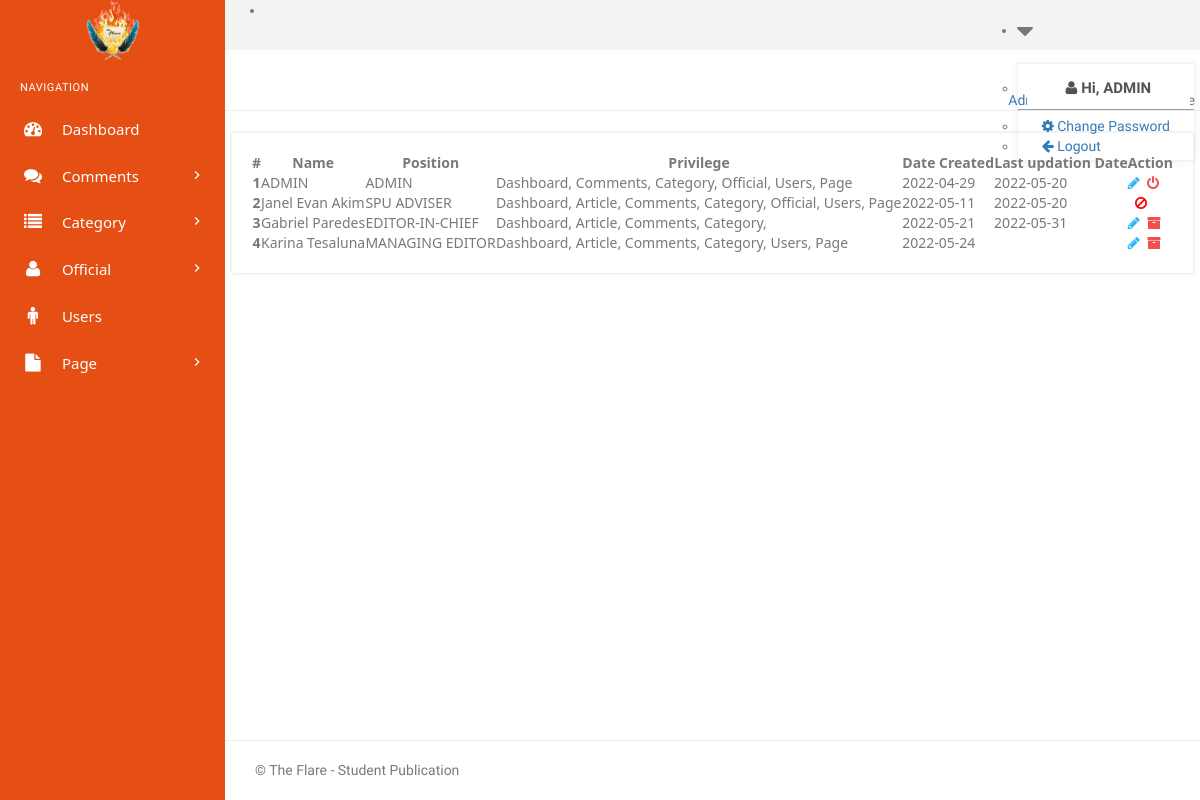
The page /admin/manage-officer.php (signed in) on the database its author committed.
### tables this page shows
CREATE TABLE `tblofficer` (
  `id` int(11) NOT NULL,
  `positionid` int(11) NOT NULL,
  `username` varchar(250) NOT NULL,
  `password` varchar(250) NOT NULL,
  `name` varchar(250) NOT NULL,
  `CreationDate` datetime NOT NULL,
  `UpdationDate` datetime DEFAULT NULL,
  `db` int(11) NOT NULL,
  `ar` int(11) NOT NULL,
  `co` int(11) NOT NULL,
  `ca` int(11) NOT NULL,
  `of` int(11) NOT NULL,
  `us` int(11) NOT NULL,
  `pa` int(11) NOT NULL,
  `Is_Active` int(11) NOT NULL
);

CREATE TABLE `tblposition` (
  `id` int(11) NOT NULL,
  `name` varchar(250) NOT NULL,
  `description` varchar(250) NOT NULL,
  `Is_Active` int(1) NOT NULL
);

### admin/manage-officer.php (the view, shortened to what this page needs)
<?php
include('includes/config.php');
if (isset($_SESSION['id']) && isset($_SESSION['name']) && isset($_SESSION['positionid'])) {
?>
    <!DOCTYPE html>
    <html lang="en">
    <head>
        <link href="assets/css/bootstrap.min.css" rel="stylesheet" type="text/css" />
        <link href="assets/css/core.css" rel="stylesheet" type="text/css" />
        <link href="assets/css/components.css" rel="stylesheet" type="text/css" />
        <link href="assets/css/icons.css" rel="stylesheet" type="text/css" />
        <link href="assets/css/pages.css" rel="stylesheet" type="text/css" />
        <link href="assets/css/menu.css" rel="stylesheet" type="text/css" />
        <link href="assets/css/responsive.css" rel="stylesheet" type="text/css" />
        <link rel="stylesheet" href="../plugins/switchery/switchery.min.css">
        <link rel="stylesheet" href="https://cdn.datatables.net/1.11.5/css/dataTables.bootstrap.min.css">
        <link rel="stylesheet" href="https://cdn.datatables.net/keytable/2.6.4/css/keyTable.dataTables.min.css">
    </head>
    <body class="fixed-left">
        <div id="wrapper">
            <?php include('includes/topheader.php'); ?>
            <?php include('includes/leftsidebar.php'); ?>
            <div class="content-page">
                <div class="content">
                    <div class="container">
                        <div class="row">
                            <div class="col-xs-12">
                                <div class="page-title-box">
                                    <ol class="breadcrumb p-0 m-0">
                                        <li>
                                            <a href="#">Admin</a>
                                        </li>
                                        <li>
                                            <a href="#">Official </a>
                                        </li>
                                        <li class="active">
                                        </li>
                                    </ol>
                                </div>
                            </div>
                        </div>
                        <div class="row">
                            <div class="col-md-12">
                                <div class="card-box">
                                    <div class="table-responsive">
                                        <table class="table table-hover display" id="example" style="width:100%">
                                            <thead class="thead">
                                                <tr>
                                                    <th>#</th>
                                                    <th>Name</th>
                                                    <th>Position</th>
                                                    <th>Privilege</th>
                                                    <th>Date Created</th>
                                                    <th>Last updation Date</th>
                                                    <th>Action</th>
                                                </tr>
                                            </thead>
                                            <tbody>
                                                <?php
                                                $query = mysqli_query($con, "select tblofficer.id as id, tblofficer.name as officername, tblofficer.positionid as officerid, tblofficer.creationdate as CreationDate, tblofficer.updationdate as UpdationDate, tblposition.id as positionid, tblposition.name as positionname, tblofficer.db as db, tblofficer.ar as ar, tblofficer.co as co, tblofficer.ca as ca, tblofficer.of as of, tblofficer.us, tblofficer.pa as pa from tblofficer left join tblposition on tblofficer.positionid=tblposition.id where tblofficer.Is_Active = 1");
                                                $cnt = 1;
                                                while ($row = mysqli_fetch_array($query)) {
                                                ?>
                                                    <tr>
                                                        <th scope="row"><?php echo htmlentities($cnt++); ?></th>
                                                        <td><?php echo htmlentities($row['officername']); ?></td>
                                                        <td><?php echo htmlentities($row['positionname']); ?></td>
                                                        <td><?php
                                                            if ($row['db'] == 1) {
                                                                echo "Dashboard, ";
                                                            }
                                                            if ($row['ar'] == 1) {
                                                                echo "Article, ";
                                                            }
                                                            if ($row['co'] == 1) {
                                                                echo "Comments, ";
                                                            }
                                                            if ($row['ca'] == 1) {
                                                                echo "Category, ";
                                                            }
                                                            if ($row['of'] == 1) {
                                                                echo "Official, ";
                                                            }
                                                            if ($row['us'] == 1) {
                                                                echo "Users, ";
                                                            }
                                                            if ($row['pa'] == 1) {
                                                                echo "Page";
                                                            }
                                                            ?></td>
                                                        <td><?php
                                                            $arr = explode(' ', trim($row['CreationDate']));
                                                            echo htmlentities($arr[0]); ?>
                                                        </td>
                                                        <td><?php
                                                            $arr1 = explode(' ', trim($row['UpdationDate']));
                                                            echo htmlentities($arr1[0]); ?>
                                                        </td>
                                                        <td>
                                                            <a style="display: <?php if ($row['of'] == 1 and $row['id'] != $_SESSION['id']) {
                                                                                    echo "none";
                                                                                } else if ($row['id'] == $_SESSION['id']) {
                                                                                    echo "";
                                                                                } ?>;" data-toggle="tooltip" data-placement="top" title="Edit privilege" href="edit-officer.php?cid=<?php echo htmlentities($row['id']); ?>"><i class="fa fa-pencil" style="color: #29b6f6;"></i></a>&nbsp;
                                                            <?php if ($row['of'] == 1 and $row['id'] != $_SESSION['id']) {
                                                                echo "<i style='color:red;' data-toggle='tooltip' data-placement='left' title='You are unable to edit other officials who have access to this module' class='fa fa-ban'></i> ";
                                                            } ?>
                                                            <a style="display: <?php
                                                                                $positionvalidation = mysqli_query($con, "SELECT * from tblposition WHERE id=1 OR id=2");
                                                                                while ($prow = mysqli_fetch_array($positionvalidation)) {
                                                                                    if ($prow['id'] == 1 && $prow['Is_Active'] == 0) {
                                                                                        if($row['id'] == $_SESSION['id']){
                                                                                            echo "none";
                                                                                        }
                                                                                    }
                                                                                    if ($prow['id'] == 2 && $prow['Is_Active'] == 0) {
                                                                                        if ($row['id'] == $_SESSION['id']) {
                                                                                            echo "none";
                                                                                        }
                                                                                    }
                                                                                }
                                                                                ?><?php if ($row['of'] == 1 and $row['id'] != $_SESSION['id']) {
                                                                                                                                                        echo "none";
                                                                                                                                                    }  ?>;" data-toggle="tooltip" data-placement="left" title="<?php if ($row['id'] == $_SESSION['id']) {
                                                                                                                                                echo "Deactivate your account and open this position";
                                                                                                                                            } else {
                                                                                                                                                echo "Deactivate this official and open this position";
                                                                                                                                            } ?>" onclick="return confirm('Warning: Once you click OK, the transaction cannot be undone.')" href="manage-officer.php?rid=<?php echo htmlentities($row['id']); ?>&&action=del"><i class="<?php if ($row['id'] == $_SESSION['id']) {
                                                                                                                                                                                                                                                                                                                                            echo "fa fa-power-off";
                                                                                                                                                                                                                                                                                                                                        } else {
                                                                                                                                                                                                                                                                                                                                            echo "fa fa-archive";
                                                                                                                                                                                                                                                                                                                                        } ?>" style="color: #f05050"></i></a>
                                                        </td>
                                                    </tr>
                                                <?php
                                                } ?>
                                            </tbody>
                                        </table>
                                    </div>
                                </div>
                            </div>
                        </div>
                        <div class="row">
                            <div class="col-md-12">
                                <div class="demo-box m-t-20">
                                </div>
                            </div>
                        </div>
                    </div>
                    <?php include('includes/footer.php'); ?>
                </div>
            </div>
    </body>
    </html>
<?php
} else {
    header("Location: index.php");
    exit();
}
?>

### admin/assets/css/core.css (style rules this page uses)
body { font-family: 'Varela Round', sans-serif; margin: 0; padding-bottom: 60px; overflow-x: hidden; color: #797979; }
html { position: relative; min-height: 100%; }
* { outline: none !important; }
.container { width: auto; }
#wrapper { height: 100%; overflow: hidden; width: 100%; }
.p-0 { padding: 0 !important; }
.m-0 { margin: 0 !important; }
.m-t-20 { margin-top: 20px !important; }
.card-box { padding: 20px; border: 2px solid #f3f3f3; -webkit-border-radius: 5px; border-radius: 5px; -moz-border-radius: 5px; background-clip: padding-box; margin-bottom: 20px; background-color: #ffffff; }
.row { margin-right: -10px; margin-left: -10px; }
.col-lg-1, .col-lg-10, .col-lg-11, .col-lg-12, .col-lg-2, .col-lg-3, .col-lg-4, .col-lg-5, .col-lg-6, .col-lg-7, .col-lg-8, .col-lg-9, .col-md-1, .col-md-10, .col-md-11, .col-md-12, .col-md-2, .col-md-3, .col-md-4, .col-md-5, .col-md-6, .col-md-7, .col-md-8, .col-md-9, .col-sm-1, .col-sm-10, .col-sm-11, .col-sm-12, .col-sm-2, .col-sm-3, .col-sm-4, .col-sm-5, .col-sm-6, .col-sm-7, .col-sm-8, .col-sm-9, .col-xs-1, .col-xs-10, .col-xs-11, .col-xs-12, .col-xs-2, .col-xs-3, .col-xs-4, .col-xs-5, .col-xs-6, .col-xs-7, .col-xs-8, .col-xs-9 { padding-left: 10px; padding-right: 10px; }
.breadcrumb { background-color: transparent; margin-bottom: 15px; padding-top: 10px; padding-left: 0; }
.demo-box { padding: 10px 15px; }

### admin/assets/css/menu.css (style rules this page uses)
.content-page { margin-left: 225px; overflow: hidden; }
.content-page .content { padding: 0 5px 10px 5px; margin-top: 70px; }
.page-title-box { padding: 20px; border-bottom: 1px solid #eee; margin: 0 -20px 20px -20px; }
.page-title-box .breadcrumb { float: right; background-color: transparent !important; }

### rows shown on the page
tblofficer: name "ADMIN", positionid.name "ADMIN", db "Dashboard,", co "Comments,", ca "Category,", of "Official,", us "Users,", pa "Page", CreationDate "2022-04-29", UpdationDate "2022-05-20"
tblofficer: name "Janel Evan Akim", positionid.name "SPU ADVISER", db "Dashboard,", ar "Article,", co "Comments,", ca "Category,", of "Official,", us "Users,", pa "Page", CreationDate "2022-05-11", UpdationDate "2022-05-20"
tblofficer: name "Gabriel Paredes", positionid.name "EDITOR-IN-CHIEF", db "Dashboard,", ar "Article,", co "Comments,", ca "Category,", CreationDate "2022-05-21", UpdationDate "2022-05-31"
tblofficer: name "Karina Tesaluna", positionid.name "MANAGING EDITOR", db "Dashboard,", ar "Article,", co "Comments,", ca "Category,", us "Users,", pa "Page", CreationDate "2022-05-24"

### other values the page prints
$_SESSION['name'] "ADMIN"
